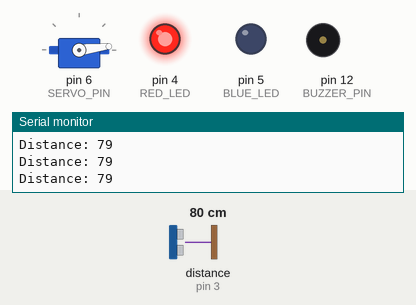
Bench run of a sketch on a simulated Arduino Uno, built with avr-gcc and run on an emulated ATmega328P. Shown: servo, output pins drawn as LEDs (lit = HIGH), buzzer (waves = sounding, pin HIGH), the last lines printed to the serial monitor. Wiring (inferred from the names in the program): ultrasonic range finder: trigger pin 2; echo pin 3. Inputs (shaded band) come from the test bench; at power-on: distance to the obstacle (sensor on pin 3) 80 cm. The echo pulse lasts 58.3 µs per cm; pins used as bus, display or sensor lines are not drawn.

Above: at 2.4 s.
2.5 s: distance to the obstacle (sensor on pin 3) set to 22 cm
5.5 s: distance to the obstacle (sensor on pin 3) set to 19 cm
At 7.12 s:
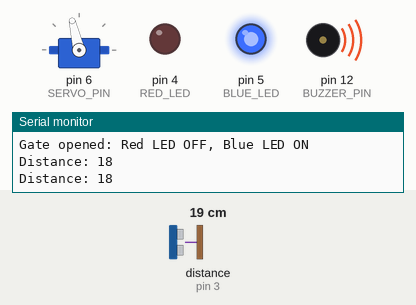
At 12.5 s:
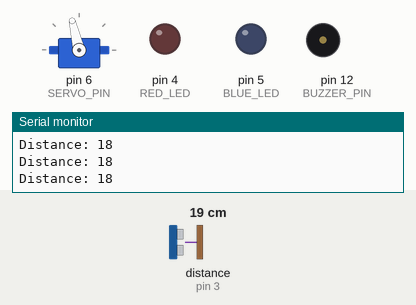
Timing chart, 0 to 14.0 s (numbered marks = the images above; inputs shaded):
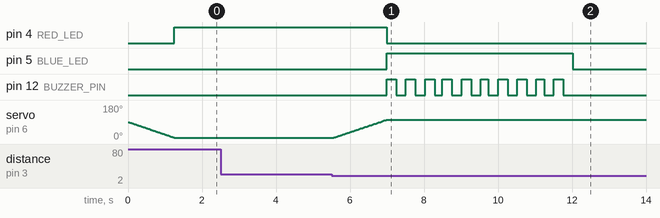

Measured:
- the behaviour switches between 21 and 20 cm on distance to the obstacle (sensor on pin 3) (found by bisection; images 0 and 1)
- after the input at 5.5 s, pin 4 (RED_LED): HIGH → LOW after 1.5 s; pin 5 (BLUE_LED): LOW → HIGH after 1.5 s, → LOW 5.0 s later; pin 12 (BUZZER_PIN): alternates HIGH for 0.26 s and LOW for 0.26 s, 20 changes in all, then stays LOW, starting after 1.5 s; servo on pin 6 (SERVO_PIN): moves from 7° to 103° over 1.4 s, starting after 0.06 s

The sketch:

automatic_gate.ino
```cpp
#include <Servo.h>
// Pin definitions (as provided)
const int TRIG_PIN = 2;    // Ultrasonic Trigger
const int ECHO_PIN = 3;    // Ultrasonic Echo
const int RED_LED = 4;     // Red LED (Gate Closed)
const int BLUE_LED = 5;    // Blue LED (Gate Open)
const int SERVO_PIN = 6;   // Servo Motor
const int GND_PIN1 = 7;    // Hardwired GND (LOW, unused)
const int GND_PIN2 = 8;    // Hardwired GND (LOW, unused)
const int BUZZER_PIN = 12; // Buzzer
// Constants
const int openAngle = 103;      // Servo angle for open gate
const int closeAngle = 7;      // Servo angle for closed gate
const int distanceThreshold = 20; // Distance in cm to trigger gate
const int indicatorDuration = 5000; // 5 seconds for LED/buzzer
const int buzzerInterval = 250;    // Buzzer beep interval (ms)
// Variables
Servo gateServo;               // Servo object
unsigned long lastDetectionTime; // Time of last object detection
unsigned long gateOpenTime;     // Time when gate opened
bool gateOpen = false;         // Gate state
bool indicatorsActive = false;  // LED/buzzer state
void setup() {
  // Initialize pins
  pinMode(TRIG_PIN, OUTPUT);
  pinMode(ECHO_PIN, INPUT);
  pinMode(RED_LED, OUTPUT);
  pinMode(BLUE_LED, OUTPUT);
  pinMode(BUZZER_PIN, OUTPUT);
  pinMode(GND_PIN1, OUTPUT); digitalWrite(GND_PIN1, LOW); // Hardwired GND
  pinMode(GND_PIN2, OUTPUT); digitalWrite(GND_PIN2, LOW); // Hardwired GND
  // Attach servo and set initial position
  gateServo.attach(SERVO_PIN);
  smoothServoMove(closeAngle); // Start with gate closed
  digitalWrite(RED_LED, HIGH); // Red LED ON
  digitalWrite(BLUE_LED, LOW); // Blue LED OFF
  digitalWrite(BUZZER_PIN, LOW); // Buzzer OFF
  // Initialize serial for debugging
  Serial.begin(9600);
  Serial.println("Setup complete: Gate closed, Red LED ON, Blue LED OFF");
}
void loop() {
  // Measure distance
  long distance = getDistance();
  Serial.print("Distance: ");
  Serial.println(distance);
  // Check if object is within threshold
  if (distance < distanceThreshold && distance > 0) {
    // Object detected, open gate
    if (!gateOpen) {
      smoothServoMove(openAngle); // Open gate smoothly
      gateOpen = true;
      gateOpenTime = millis();   // Record gate open time
      indicatorsActive = true;   // Activate LED/buzzer
      digitalWrite(RED_LED, LOW);  // Red LED OFF
      digitalWrite(BLUE_LED, HIGH); // Blue LED ON
      Serial.println("Gate opened: Red LED OFF, Blue LED ON");
    }
    lastDetectionTime = millis(); // Update detection time
  } else {
    // No object detected, check if gate should close
    if (gateOpen && millis() - lastDetectionTime > indicatorDuration) {
      smoothServoMove(closeAngle); // Close gate smoothly
      gateOpen = false;
      indicatorsActive = false;
      digitalWrite(RED_LED, HIGH);   // Red LED ON
      digitalWrite(BLUE_LED, LOW);   // Blue LED OFF
      digitalWrite(BUZZER_PIN, LOW); // Buzzer OFF
      Serial.println("Gate closed: Red LED ON, Blue LED OFF");
    }
  }
  // Handle intermittent buzzer when gate is open
  if (indicatorsActive && millis() - gateOpenTime < indicatorDuration) {
    // Buzzer beeps for 5 seconds
    if ((millis() - gateOpenTime) % (buzzerInterval * 2) < buzzerInterval) {
      digitalWrite(BUZZER_PIN, HIGH); // Buzzer ON
    } else {
      digitalWrite(BUZZER_PIN, LOW);  // Buzzer OFF
    }
  } else if (indicatorsActive) {
    // After 5 seconds, turn off blue LED and buzzer
    digitalWrite(BLUE_LED, LOW);   // Blue LED OFF
    digitalWrite(BUZZER_PIN, LOW); // Buzzer OFF
    indicatorsActive = false;
    Serial.println("Indicators off: Blue LED OFF, Buzzer OFF");
  }
  delay(50); // Small delay for stability
}
// Function to measure distance using ultrasonic sensor
long getDistance() {
  digitalWrite(TRIG_PIN, LOW);
  delayMicroseconds(2);
  digitalWrite(TRIG_PIN, HIGH);
  delayMicroseconds(10);
  digitalWrite(TRIG_PIN, LOW);
  long duration = pulseIn(ECHO_PIN, HIGH, 30000); // 30ms timeout
  if (duration == 0) return -1; // Invalid reading
  return duration * 0.0343 / 2; // Distance in cm (kit formula)
}
// Function to move servo smoothly to avoid shaking
void smoothServoMove(int targetAngle) {
  int currentAngle = gateServo.read();
  int step = (targetAngle > currentAngle) ? 1 : -1;
  for (int angle = currentAngle; angle != targetAngle; angle += step) {
    gateServo.write(angle);
    delay(15); // Smooth movement
  }
  gateServo.write(targetAngle);
}
```
